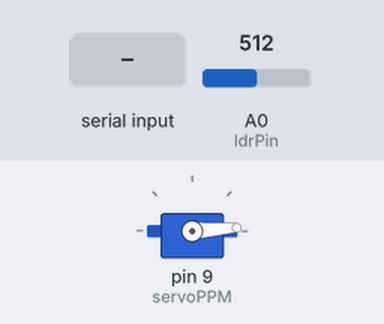
The sketch below on a simulated Arduino Uno, built with avr-gcc and run on an emulated ATmega328P. On the bench: servo. Inputs (shaded band) come from the test bench; at power-on: A0 (ldrPin) = 512.

Above: at 1.3 s.
1.4 s: "200\n" received over the second serial link
9.0 s: "90,45\n" received over the second serial link
At 9.7 s:
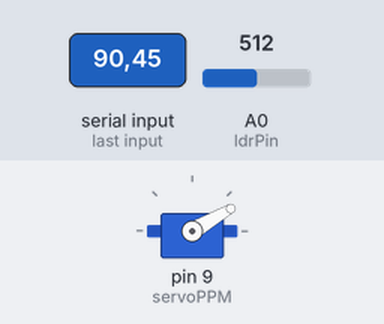
10.5 s: A0 (ldrPin) set to 533
At 13.5 s:
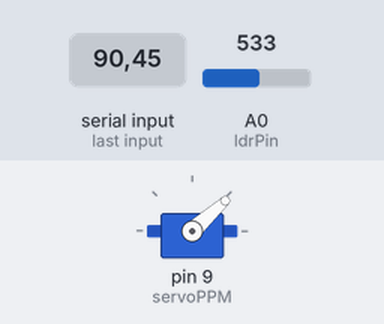
At 25.6 s:
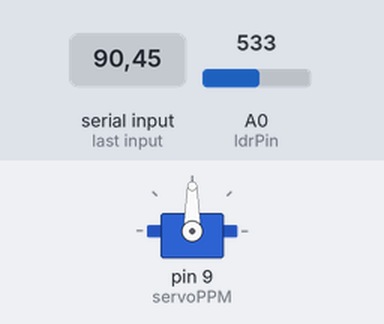
25.7 s: "30,150\n" received over the second serial link
30.8 s: A0 (ldrPin) set to 845
34.3 s: A0 (ldrPin) set to 853
At 34.9 s:
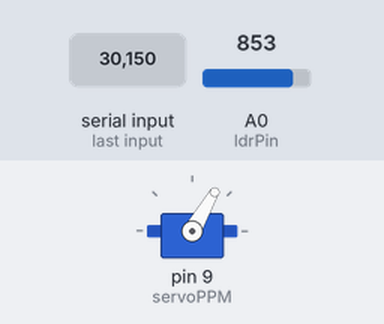
Timing chart, 0 to 36.8 s (numbered marks = the images above; inputs shaded):
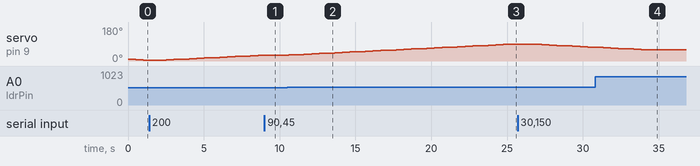

Measured:
- the behaviour switches between 517 and 518 on A0 (ldrPin) (found by bisection; images 1 and 2)
- the behaviour switches between 852 and 853 on A0 (ldrPin) (found by bisection; images 3 and 4)
- after the input at 9.0 s, servo on pin 9 (servoPPM): stays 30° (without the input it goes to 32° after 0.08 s)
- after the input at 10.5 s, servo on pin 9 (servoPPM): moves from 30° to 90° over 14.7 s, starting after 0.09 s
- after the input at 34.3 s, servo on pin 9 (servoPPM): stays 60° (without the input it goes to 58° after 0.07 s)

The sketch:

Persiana_BT_e_servo.ino
```cpp
#include <SoftwareSerial.h>
#include <Servo.h>

Servo servoPPM;
int pos = 10 ; // inicia em 0º
int ldrPin = A0; //pino do ldr
int ldrValor ; //valor lido do LDR
SoftwareSerial bluetooth (10, 11);
String setLDR = "";


void setup (){
  bluetooth.begin(38400);
  Serial.begin(38400);
  servoPPM.attach(9);
  servoPPM.write(pos);
}

void loop()
{
 if(bluetooth.available()>0)
  {
    setLDR = bluetooth.readString(); // ler a string na tela do celular, que será o valor setado do iluminamento
  }

  ldrValor = analogRead(ldrPin); //Atribui a leitura do pino A0(ldr) na variavel ldrValor
  ldrValor = map(ldrValor, 0, 1023, 180, 0); //Mudança de escala

   if (ldrValor  > setLDR.toInt())
  {
    servoPPM.write( pos = pos - 2);
    if (pos<0)
    {
    pos=0;
    }
  }
  if (ldrValor  < setLDR.toInt())
  {
    servoPPM.write( pos = pos + 2 );
     if (pos>130)
     {
     pos=130;
     }

    }
 bluetooth.print("*A" + String(pos)+"*" ); //Mostra na tela do celular o valor da posição do motor
 bluetooth.print("*L" + String(ldrValor)+"*" ); //mostra noa tela do celular o valor do LDR
 bluetooth.print("*B" + String (setLDR)+"*" );
 delay(500);
}
```
